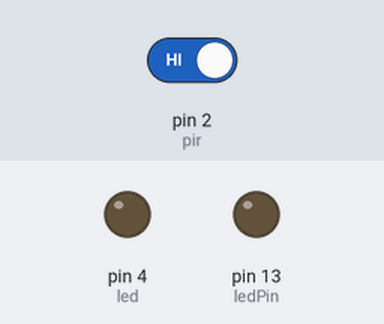
The sketch below on a simulated Arduino Uno, built with avr-gcc and run on an emulated ATmega328P. On the bench: output pins drawn as LEDs (lit = HIGH). The inputs (shaded band) are chosen by the test bench; at power-on: pin 2 (pir) HIGH.

Above: at 1.2 s.
1.3 s: pin 2 (pir) driven LOW
At 5.4 s:
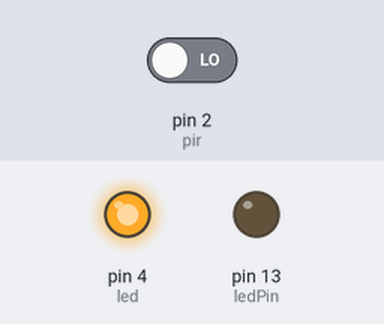
At 6.9 s:
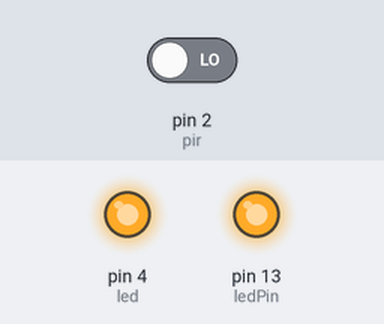
Timing chart, 0 to 10.3 s (numbered marks = the images above; inputs shaded):
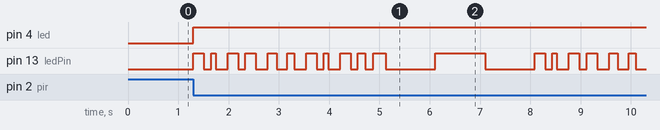

The sketch:

hack_o_lantern.ino
```cpp
/* Play Melody
 * -----------
 *
 * Program to play melodies stored in an array, it requires to know
 * about timing issues and about how to play tones.
 *
 * The calculation of the tones is made following the mathematical
 * operation:
 *
 *       timeHigh = 1/(2 * toneFrequency) = period / 2
 *
 * where the different tones are described as in the table:
 *
 * note 	frequency 	period 	PW (timeHigh)
 * c 	        261 Hz 	        3830 	1915
 * d 	        294 Hz 	        3400 	1700
 * e 	        329 Hz 	        3038 	1519
 * f 	        349 Hz 	        2864 	1432
 * g 	        392 Hz 	        2550 	1275
 * a 	        440 Hz 	        2272 	1136
 * b 	        493 Hz 	        2028	1014
 * C	        523 Hz	        1912 	956
 *
 * (cleft) 2005 D. Cuartielles for K3
 */

// setting up the i/o
int ledPin = 13;
int speakerOut = 9; // originally, pin 9 was for a bright LED
int led = 4;
int pir = 2;
int md = 0;


byte names[] = {'c', 'd', 'e', 'f', 'g', 'a', 'b', 'C'};
int tones[] = {1915, 1700, 1519, 1432, 1275, 1136, 1014, 956};
byte melody[] = "2d2a1f2c2d2a2d2c2f2d2a2c2d2a1f2c2d2a2a2g2p8p8p8p";
// count length: 1 2 3 4 5 6 7 8 9 0 1 2 3 4 5 6 7 8 9 0 1 2 3 4 5 6 7 8 9 0
//                                10                  20                  30

// how should we change the melody to make it more scary halloweenish?

int count = 0;
int count2 = 0;
int count3 = 0;
int MAX_COUNT = 24;
int statePin = LOW;

void setup() {
 pinMode(ledPin, OUTPUT);
 pinMode(led, OUTPUT);
 pinMode(pir,INPUT);
}

void loop() {
  analogWrite(speakerOut, 0);
  md= digitalRead(pir);

  if (md == 0){

  digitalWrite(led, HIGH);
  for (count = 0; count < MAX_COUNT; count++) {
    statePin = !statePin;
    digitalWrite(ledPin, statePin);
    for (count3 = 0; count3 <= (melody[count*2] - 48) * 30; count3++) {
      for (count2=0;count2<8;count2++) {
        if (names[count2] == melody[count*2 + 1]) {
          analogWrite(speakerOut,500);
          delayMicroseconds(tones[count2]);
          analogWrite(speakerOut, 0);
          delayMicroseconds(tones[count2]);
        }
        if (melody[count*2 + 1] == 'p') {
          // make a pause of a certain size
          analogWrite(speakerOut, 0);
          delayMicroseconds(500);
        }
      }
    }
  }
}
  else {
    digitalWrite(led, LOW);
    analogWrite(speakerOut,0);
  }
}
```

Measured:
- after the input at 1.3 s, pin 4 (led): LOW → HIGH at once; pin 13 (ledPin): LOW → HIGH at once, → LOW 0.21 s later, → HIGH 0.14 s later, → LOW 0.09 s later, … (36 changes in this stretch)
